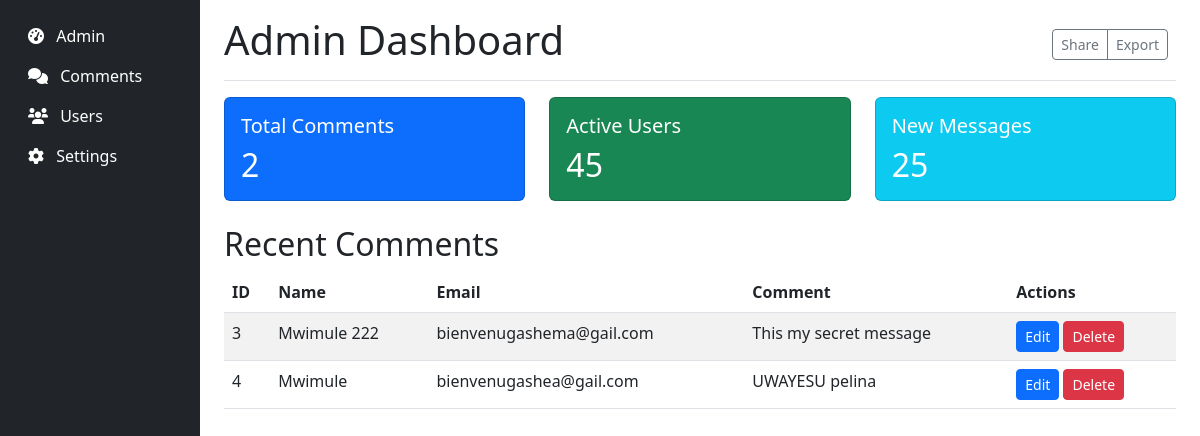
/dashboard, run on the app's committed database.
### tables this page shows
CREATE TABLE comments (id INTEGER PRIMARY KEY AUTOINCREMENT , 
                     name VARCHAR(200), 
                     email VARCHAR(200) UNIQUE, 
                     comment VARCHAR(3000)
                     );

### app.py (the view)
@app.route("/dashboard")
def dashboard():
    with sqlite3.connect("blog.db") as conn:
        search = conn.execute("select * from comments")
        comments= search.fetchall()
        total_comments = len(comments)
        unique_users = len(set(comment[1] for comment in comments))
        return render_template("dashboard.html",
                               comments=comments,
                               total_comments=total_comments,
                               unique_users=unique_users,
                               page_title="Admin Dashboard",
                               current_time=datetime.now())

### templates/dashboard.html (shortened to what this page needs)
<!DOCTYPE html>
<html lang="en">
<head>
    <link href="https://cdn.jsdelivr.net/npm/bootstrap@5.3.0/dist/css/bootstrap.min.css" rel="stylesheet">
    <link rel="stylesheet" href="https://cdnjs.cloudflare.com/ajax/libs/font-awesome/6.0.0/css/all.min.css">
</head>
<body>
    <div class="container-fluid">
        <div class="row">
            <nav class="col-md-3 col-lg-2 d-md-block bg-dark sidebar collapse" style="min-height: 100vh;">
                <div class="position-sticky pt-3">
                    <ul class="nav flex-column">
                        <li class="nav-item">
                            <a class="nav-link active text-white" href="#">
                                <i class="fas fa-tachometer-alt me-2"></i>
                                Admin
                            </a>
                        </li>
                        <li class="nav-item">
                            <a class="nav-link text-white" href="#">
                                <i class="fas fa-comments me-2"></i>
                                Comments
                            </a>
                        </li>
                        <li class="nav-item">
                            <a class="nav-link text-white" href="#">
                                <i class="fas fa-users me-2"></i>
                                Users
                            </a>
                        </li>
                        <li class="nav-item">
                            <a class="nav-link text-white" href="#">
                                <i class="fas fa-cog me-2"></i>
                                Settings
                            </a>
                        </li>
                    </ul>
                </div>
            </nav>
            <main class="col-md-9 ms-sm-auto col-lg-10 px-md-4">
                <div class="d-flex justify-content-between flex-wrap flex-md-nowrap align-items-center pt-3 pb-2 mb-3 border-bottom">
                    <h1>{{page_title}}</h1>
                    <div class="btn-toolbar mb-2 mb-md-0">
                        <div class="btn-group me-2">
                            <button type="button" class="btn btn-sm btn-outline-secondary">Share</button>
                            <button type="button" class="btn btn-sm btn-outline-secondary">Export</button>
                        </div>
                    </div>
                </div>
                <div class="row">
                    <div class="col-md-4 mb-4">
                        <div class="card text-white bg-primary">
                            <div class="card-body">
                                <h5 class="card-title">Total Comments</h5>
                                <h2 class="card-text">{{total_comments}}</h2>
                            </div>
                        </div>
                    </div>
                    <div class="col-md-4 mb-4">
                        <div class="card text-white bg-success">
                            <div class="card-body">
                                <h5 class="card-title">Active Users</h5>
                                <h2 class="card-text">45</h2>
                            </div>
                        </div>
                    </div>
                    <div class="col-md-4 mb-4">
                        <div class="card text-white bg-info">
                            <div class="card-body">
                                <h5 class="card-title">New Messages</h5>
                                <h2 class="card-text">25</h2>
                            </div>
                        </div>
                    </div>
                </div>
                <h2>Recent Comments</h2>
                <div class="table-responsive">
                    <table class="table table-striped">
                        <thead>
                            <tr>
                                <th>ID</th>
                                <th>Name</th>
                                <th>Email</th>
                                <th>Comment</th>
                                <th>Actions</th>
                            </tr>
                        </thead>
                        <tbody>
                            {% for comment in comments%}
                            <tr>
                                <td>{{ comment[0] }}</td>
                                <td>{{ comment[1]}}</td>
                                <td>{{ comment[2]}}</td>
                                <td>{{ comment[3]}}</td>
                                <td>
                                    <button class="btn btn-sm btn-primary"><a class="text-white" href="/update?id={{ comment[0]}}">Edit</a></button>
                                    <button class="btn btn-sm btn-danger"><a class="text-white"
                                        href="/delete?id={{ comment[0]}}"
                                        onclick='return confirm("Are you sure you want to delete this comment?")'
                                        ">Delete</a></button>
                                </td>
                            </tr>
                            {% endfor %}
                        </tbody>
                    </table>
                </div>
            </main>
        </div>
    </div>
</body>
</html>

### templates/dashboard.html (style rules this page uses)
a { text-decoration: none; }

### data on the page
comments: id "3", name "Mwimule 222", email "bienvenugashema@gail.com", comment "This my secret message"
comments: id "4", name "Mwimule", email "bienvenugashea@gail.com", comment "UWAYESU pelina"

### other printed values
{{ page_title }} "Admin Dashboard"
{{ total_comments }} "2"
